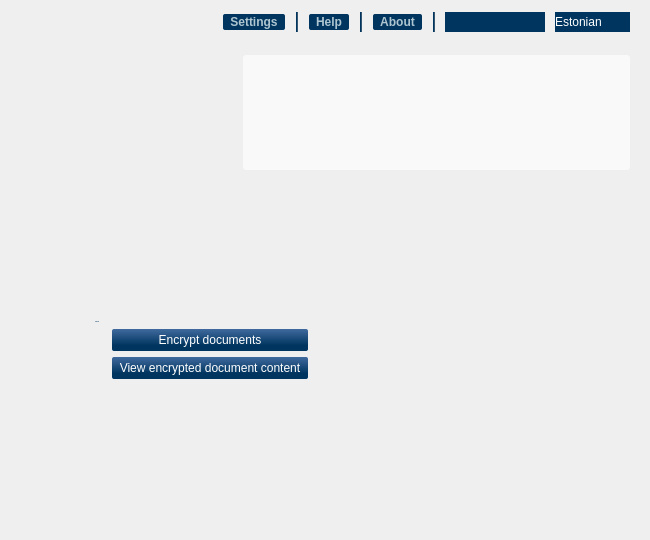
<?xml version="1.0" encoding="UTF-8"?>
<ui version="4.0">
 <class>MainWindow</class>
 <widget class="QWidget" name="MainWindow">
  <property name="geometry">
   <rect>
    <x>0</x>
    <y>0</y>
    <width>650</width>
    <height>540</height>
   </rect>
  </property>
  <property name="sizePolicy">
   <sizepolicy hsizetype="Fixed" vsizetype="Fixed">
    <horstretch>0</horstretch>
    <verstretch>0</verstretch>
   </sizepolicy>
  </property>
  <property name="minimumSize">
   <size>
    <width>650</width>
    <height>540</height>
   </size>
  </property>
  <property name="maximumSize">
   <size>
    <width>650</width>
    <height>540</height>
   </size>
  </property>
  <property name="acceptDrops">
   <bool>true</bool>
  </property>
  <property name="windowTitle">
   <string>DigiDoc3 Crypto</string>
  </property>
  <property name="styleSheet">
   <string notr="true">#background { background-image: url(&quot;:/images/background.png&quot;); }</string>
  </property>
  <layout class="QVBoxLayout" name="MainLayout">
   <property name="spacing">
    <number>0</number>
   </property>
   <property name="margin">
    <number>0</number>
   </property>
   <item>
    <widget class="QFrame" name="background">
     <property name="styleSheet">
      <string notr="true">* { color: #355670; font: 12px &quot;Arial, Liberation Sans&quot;; }

/* widgets */
QPushButton
{
background-color: qlineargradient(x1: 0, y1: 0, x2: 0, y2: 1, stop: 0 #406A9E, stop: 0.75 #00355F);
border: 0px;
border-radius: 2px;
color: white;
margin-left: 1px;
margin-right: 1px;
min-width: 75px;
padding: 1px 7px;
}

QDialogButtonBox QPushButton, #home QPushButton
{ padding: 4px 7px; }

QPushButton:hover, QPushButton:focus
{
background-color: qlineargradient(x1: 0, y1: 0, x2: 0, y2: 1, stop: 0 #F1C157, stop:0.28 #FADF91, stop:1 #EBA927);
color: #00355F;
}

QPushButton:disabled
{ background-color: qlineargradient(x1: 0, y1: 0, x2: 0, y2: 1, stop: 0 #A3AFC0, stop: 0.75 #80909D); }

/* header */
#headerLine, #headerLine2, #headerLine3
{ background-color: #00355F; }

#cards, #languages
{
background-color: #00355F;
border: 0px;
margin-right: 0px;
color: white;
}

#cards QListView, #languages QListView
{
background-color: white;
border: 0px;
color: #355670;
}

#cards::down-arrow, #languages::down-arrow
{ image: url(&quot;:/images/languages_button.png&quot;); }

#cards::drop-down, #languages::drop-down
{ border: 0px; }

#settings, #help, #about
{
background-color: #00355F;
color: #afc6d1;
font: bold;
min-width: 0px;
}

#infoFrame
{
background-color: rgba( 255, 255, 255, 153 );
border-radius: 3px;
color: #668696;
padding-left: 10px;
padding-right: 10px;
}

#infoFrame
{ font: bold; }

/* content */
#homeButtonLabel,
#viewContentLabel, #viewKeysLabel
{
color: #00355F;
font: bold;
}

#home, #intro, #view,
#viewContentView
{ background-color: transparent; }

#viewContentFrame
{
background-color: rgba( 255, 255, 255, 200 );
border: 1px solid gray;
color: #355670;
padding: 5px;
}

#viewKeysFrame
{
background-color: rgba( 255, 255, 255, 200 );
border: 1px solid gray;
padding: 5px;
}

#viewKeys, #viewKeysScroll
{
background-color: transparent;
color: #71889A;
}</string>
     </property>
     <layout class="QVBoxLayout" name="backgroundLayout">
      <property name="spacing">
       <number>0</number>
      </property>
      <property name="leftMargin">
       <number>20</number>
      </property>
      <property name="topMargin">
       <number>0</number>
      </property>
      <property name="rightMargin">
       <number>20</number>
      </property>
      <property name="bottomMargin">
       <number>20</number>
      </property>
      <item>
       <layout class="QHBoxLayout" name="headerLayout">
        <property name="spacing">
         <number>10</number>
        </property>
        <item>
         <spacer name="headerSpacer">
          <property name="orientation">
           <enum>Qt::Horizontal</enum>
          </property>
          <property name="sizeHint" stdset="0">
           <size>
            <width>0</width>
            <height>45</height>
           </size>
          </property>
         </spacer>
        </item>
        <item>
         <widget class="QPushButton" name="settings">
          <property name="text">
           <string>Settings</string>
          </property>
         </widget>
        </item>
        <item>
         <widget class="Line" name="headerLine">
          <property name="maximumSize">
           <size>
            <width>2</width>
            <height>20</height>
           </size>
          </property>
          <property name="frameShadow">
           <enum>QFrame::Plain</enum>
          </property>
          <property name="orientation">
           <enum>Qt::Vertical</enum>
          </property>
         </widget>
        </item>
        <item>
         <widget class="QPushButton" name="help">
          <property name="text">
           <string>Help</string>
          </property>
         </widget>
        </item>
        <item>
         <widget class="Line" name="headerLine2">
          <property name="maximumSize">
           <size>
            <width>2</width>
            <height>20</height>
           </size>
          </property>
          <property name="frameShadow">
           <enum>QFrame::Plain</enum>
          </property>
          <property name="orientation">
           <enum>Qt::Vertical</enum>
          </property>
         </widget>
        </item>
        <item>
         <widget class="QPushButton" name="about">
          <property name="text">
           <string>About</string>
          </property>
         </widget>
        </item>
        <item>
         <widget class="Line" name="headerLine3">
          <property name="maximumSize">
           <size>
            <width>2</width>
            <height>20</height>
           </size>
          </property>
          <property name="frameShadow">
           <enum>QFrame::Plain</enum>
          </property>
          <property name="orientation">
           <enum>Qt::Vertical</enum>
          </property>
         </widget>
        </item>
        <item>
         <widget class="ComboBox" name="cards">
          <property name="minimumSize">
           <size>
            <width>100</width>
            <height>20</height>
           </size>
          </property>
          <property name="accessibleName">
           <string>Cards</string>
          </property>
         </widget>
        </item>
        <item>
         <widget class="ComboBox" name="languages">
          <property name="minimumSize">
           <size>
            <width>75</width>
            <height>20</height>
           </size>
          </property>
          <property name="accessibleName">
           <string>Languages</string>
          </property>
          <item>
           <property name="text">
            <string notr="true">Estonian</string>
           </property>
          </item>
          <item>
           <property name="text">
            <string notr="true">English</string>
           </property>
          </item>
          <item>
           <property name="text">
            <string notr="true">Russian</string>
           </property>
          </item>
         </widget>
        </item>
       </layout>
      </item>
      <item>
       <layout class="QHBoxLayout" name="infoLayout">
        <property name="topMargin">
         <number>10</number>
        </property>
        <property name="bottomMargin">
         <number>10</number>
        </property>
        <item>
         <spacer name="infoSpacer">
          <property name="orientation">
           <enum>Qt::Horizontal</enum>
          </property>
          <property name="sizeHint" stdset="0">
           <size>
            <width>0</width>
            <height>0</height>
           </size>
          </property>
         </spacer>
        </item>
        <item>
         <widget class="QLabel" name="infoFrame">
          <property name="sizePolicy">
           <sizepolicy hsizetype="Expanding" vsizetype="Preferred">
            <horstretch>0</horstretch>
            <verstretch>0</verstretch>
           </sizepolicy>
          </property>
          <property name="minimumSize">
           <size>
            <width>387</width>
            <height>115</height>
           </size>
          </property>
          <property name="font">
           <font>
            <family>Arial, Liberation Sans</family>
            <pointsize>-1</pointsize>
            <weight>75</weight>
            <italic>false</italic>
            <bold>true</bold>
           </font>
          </property>
          <property name="accessibleName">
           <string>Card info</string>
          </property>
          <property name="textInteractionFlags">
           <set>Qt::LinksAccessibleByKeyboard|Qt::LinksAccessibleByMouse</set>
          </property>
         </widget>
        </item>
       </layout>
      </item>
      <item>
       <widget class="QStackedWidget" name="stack">
        <property name="currentIndex">
         <number>0</number>
        </property>
        <widget class="QWidget" name="home">
         <layout class="QVBoxLayout" name="homeLayout">
          <property name="leftMargin">
           <number>75</number>
          </property>
          <property name="topMargin">
           <number>0</number>
          </property>
          <property name="rightMargin">
           <number>75</number>
          </property>
          <property name="bottomMargin">
           <number>0</number>
          </property>
          <item>
           <spacer name="homeTopSpacer">
            <property name="orientation">
             <enum>Qt::Vertical</enum>
            </property>
            <property name="sizeHint" stdset="0">
             <size>
              <width>0</width>
              <height>0</height>
             </size>
            </property>
           </spacer>
          </item>
          <item>
           <layout class="QGridLayout" name="homeButtonLayout">
            <item row="0" column="0" colspan="2">
             <widget class="QLabel" name="homeButtonLabel">
              <property name="font">
               <font>
                <family>Arial, Liberation Sans</family>
                <pointsize>-1</pointsize>
                <weight>75</weight>
                <italic>false</italic>
                <bold>true</bold>
               </font>
              </property>
              <property name="text">
               <string>I want to:</string>
              </property>
             </widget>
            </item>
            <item row="0" column="2">
             <spacer name="homeButtonSpacer">
              <property name="orientation">
               <enum>Qt::Horizontal</enum>
              </property>
              <property name="sizeHint" stdset="0">
               <size>
                <width>0</width>
                <height>0</height>
               </size>
              </property>
             </spacer>
            </item>
            <item row="1" column="1">
             <widget class="QPushButton" name="homeCreate">
              <property name="text">
               <string>Encrypt documents</string>
              </property>
             </widget>
            </item>
            <item row="2" column="1">
             <widget class="QPushButton" name="homeView">
              <property name="text">
               <string>View encrypted document content</string>
              </property>
             </widget>
            </item>
            <item row="1" column="0">
             <spacer name="horizontalSpacer">
              <property name="orientation">
               <enum>Qt::Horizontal</enum>
              </property>
              <property name="sizeType">
               <enum>QSizePolicy::Minimum</enum>
              </property>
              <property name="sizeHint" stdset="0">
               <size>
                <width>10</width>
                <height>20</height>
               </size>
              </property>
             </spacer>
            </item>
           </layout>
          </item>
          <item>
           <spacer name="homeBottomSpacer">
            <property name="orientation">
             <enum>Qt::Vertical</enum>
            </property>
            <property name="sizeHint" stdset="0">
             <size>
              <width>0</width>
              <height>0</height>
             </size>
            </property>
           </spacer>
          </item>
         </layout>
        </widget>
        <widget class="QWidget" name="intro">
         <layout class="QVBoxLayout" name="introLayout">
          <property name="margin">
           <number>0</number>
          </property>
          <item>
           <widget class="QLabel" name="introContent">
            <property name="accessibleName">
             <string>File encryption

The purpose of file encryption is to make the data stored in the file unreadable for any unauthorised users.

Encryption with ID-card is not ment for long and secure data storage, it is only ment for secure transfering of data over unsecure media.

For encryption AS Sertifitseerimiskeskus' LDAP service is used, to search for reciever(s) certificates. Documents are encrypted with public key that is found the certificate.

Warning

Encryption is one-way only. Private key needed for decryption is stored only on reciever's ID-card. Decryption of files is impossible if ID-card is lost or damaged, sertificates are expired or renewed.</string>
            </property>
            <property name="text">
             <string>&lt;b&gt;File encryption&lt;/b&gt;&lt;br /&gt;&lt;br /&gt;
The purpose of file encryption is to make the data stored in the file unreadable for any unauthorised users.&lt;br /&gt;&lt;br /&gt;
Encryption with ID-card is not ment for long and secure data storage, it is only ment for secure transfering of data over unsecure media.&lt;br /&gt;&lt;br /&gt;
For encryption AS Sertifitseerimiskeskus' LDAP service is used, to search for reciever(s) certificates. Documents are encrypted with public key that is found the certificate.&lt;br /&gt;&lt;br /&gt;
&lt;b&gt;&lt;font color=&quot;red&quot;&gt;Warning&lt;/font&gt;&lt;br /&gt;&lt;br /&gt;
Encryption is one-way only. Private key needed for decryption is stored only on reciever's ID-card. Decryption of files is impossible if ID-card is lost or damaged, sertificates are expired or renewed.&lt;/b&gt;</string>
            </property>
            <property name="wordWrap">
             <bool>true</bool>
            </property>
           </widget>
          </item>
          <item>
           <spacer name="introSpacer">
            <property name="orientation">
             <enum>Qt::Vertical</enum>
            </property>
            <property name="sizeHint" stdset="0">
             <size>
              <width>0</width>
              <height>0</height>
             </size>
            </property>
           </spacer>
          </item>
          <item>
           <widget class="QCheckBox" name="introCheck">
            <property name="text">
             <string>Yes, I will use ID-card certificate only for secure transfer</string>
            </property>
           </widget>
          </item>
          <item>
           <widget class="QDialogButtonBox" name="introButtons">
            <property name="standardButtons">
             <set>QDialogButtonBox::Cancel</set>
            </property>
           </widget>
          </item>
         </layout>
        </widget>
        <widget class="QWidget" name="view">
         <layout class="QGridLayout" name="viewLayout">
          <property name="horizontalSpacing">
           <number>10</number>
          </property>
          <property name="verticalSpacing">
           <number>4</number>
          </property>
          <property name="margin">
           <number>0</number>
          </property>
          <item row="1" column="0">
           <widget class="QLabel" name="viewContentLabel">
            <property name="font">
             <font>
              <family>Arial, Liberation Sans</family>
              <pointsize>-1</pointsize>
              <weight>75</weight>
              <italic>false</italic>
              <bold>true</bold>
             </font>
            </property>
            <property name="text">
             <string>Container content:</string>
            </property>
           </widget>
          </item>
          <item row="1" column="1">
           <widget class="QLabel" name="viewKeysLabel">
            <property name="font">
             <font>
              <family>Arial, Liberation Sans</family>
              <pointsize>-1</pointsize>
              <weight>75</weight>
              <italic>false</italic>
              <bold>true</bold>
             </font>
            </property>
            <property name="text">
             <string>Keys</string>
            </property>
           </widget>
          </item>
          <item row="0" column="0" colspan="2">
           <layout class="QHBoxLayout" name="viewFileNameLayout">
            <item>
             <widget class="QLabel" name="viewFileNameLabel">
              <property name="text">
               <string>Container:</string>
              </property>
             </widget>
            </item>
            <item>
             <widget class="QLabel" name="viewFileName">
              <property name="sizePolicy">
               <sizepolicy hsizetype="Preferred" vsizetype="Preferred">
                <horstretch>1</horstretch>
                <verstretch>0</verstretch>
               </sizepolicy>
              </property>
              <property name="textInteractionFlags">
               <set>Qt::TextSelectableByMouse</set>
              </property>
             </widget>
            </item>
            <item>
             <widget class="QLabel" name="viewFileNameSave">
              <property name="accessibleName">
               <string>Save</string>
              </property>
              <property name="text">
               <string>&lt;a href=&quot;save&quot;&gt;Save&lt;/a&gt;</string>
              </property>
              <property name="textInteractionFlags">
               <set>Qt::LinksAccessibleByKeyboard|Qt::LinksAccessibleByMouse</set>
              </property>
             </widget>
            </item>
           </layout>
          </item>
          <item row="5" column="0" colspan="2">
           <widget class="QDialogButtonBox" name="viewButtons">
            <property name="standardButtons">
             <set>QDialogButtonBox::Close</set>
            </property>
           </widget>
          </item>
          <item row="3" column="0">
           <widget class="QLabel" name="viewEmail">
            <property name="accessibleName">
             <string>Send container to email</string>
            </property>
            <property name="text">
             <string>&lt;a href=&quot;email&quot;&gt;Send container to email&lt;/a&gt;</string>
            </property>
            <property name="textInteractionFlags">
             <set>Qt::LinksAccessibleByKeyboard|Qt::LinksAccessibleByMouse</set>
            </property>
           </widget>
          </item>
          <item row="2" column="0">
           <widget class="QFrame" name="viewContentFrame">
            <property name="frameShape">
             <enum>QFrame::StyledPanel</enum>
            </property>
            <property name="frameShadow">
             <enum>QFrame::Raised</enum>
            </property>
            <layout class="QVBoxLayout" name="verticalLayout">
             <property name="margin">
              <number>0</number>
             </property>
             <item>
              <widget class="TreeWidget" name="viewContentView">
               <property name="accessibleName">
                <string>Container content</string>
               </property>
               <property name="frameShape">
                <enum>QFrame::NoFrame</enum>
               </property>
               <property name="horizontalScrollBarPolicy">
                <enum>Qt::ScrollBarAlwaysOff</enum>
               </property>
               <property name="tabKeyNavigation">
                <bool>true</bool>
               </property>
               <property name="dragEnabled">
                <bool>true</bool>
               </property>
               <property name="alternatingRowColors">
                <bool>true</bool>
               </property>
               <property name="textElideMode">
                <enum>Qt::ElideMiddle</enum>
               </property>
               <property name="rootIsDecorated">
                <bool>false</bool>
               </property>
               <property name="headerHidden">
                <bool>true</bool>
               </property>
              </widget>
             </item>
             <item>
              <widget class="QLabel" name="viewContentLinks">
               <property name="text">
                <string>&lt;a href=&quot;addFile&quot;&gt;Add file&lt;/a&gt; &lt;a href=&quot;saveAll&quot;&gt;Save files to disk&lt;/a&gt;</string>
               </property>
               <property name="alignment">
                <set>Qt::AlignRight|Qt::AlignTrailing|Qt::AlignVCenter</set>
               </property>
               <property name="textInteractionFlags">
                <set>Qt::LinksAccessibleByKeyboard|Qt::LinksAccessibleByMouse</set>
               </property>
              </widget>
             </item>
            </layout>
           </widget>
          </item>
          <item row="2" column="1">
           <widget class="QFrame" name="viewKeysFrame">
            <property name="frameShape">
             <enum>QFrame::StyledPanel</enum>
            </property>
            <property name="frameShadow">
             <enum>QFrame::Raised</enum>
            </property>
            <layout class="QVBoxLayout" name="verticalLayout_2">
             <property name="margin">
              <number>0</number>
             </property>
             <item>
              <widget class="QScrollArea" name="viewKeysScroll">
               <property name="frameShape">
                <enum>QFrame::NoFrame</enum>
               </property>
               <property name="horizontalScrollBarPolicy">
                <enum>Qt::ScrollBarAlwaysOff</enum>
               </property>
               <property name="widgetResizable">
                <bool>true</bool>
               </property>
               <widget class="QWidget" name="viewKeys">
                <property name="geometry">
                 <rect>
                  <x>0</x>
                  <y>0</y>
                  <width>100</width>
                  <height>30</height>
                 </rect>
                </property>
                <layout class="QVBoxLayout" name="viewKeysLayout">
                 <property name="margin">
                  <number>0</number>
                 </property>
                 <item>
                  <spacer name="viewKeysSpacer">
                   <property name="orientation">
                    <enum>Qt::Vertical</enum>
                   </property>
                   <property name="sizeHint" stdset="0">
                    <size>
                     <width>0</width>
                     <height>0</height>
                    </size>
                   </property>
                  </spacer>
                 </item>
                </layout>
               </widget>
              </widget>
             </item>
             <item>
              <widget class="QLabel" name="viewKeysLinks">
               <property name="accessibleName">
                <string>Add recipient</string>
               </property>
               <property name="text">
                <string>&lt;a href=&quot;addRecipient&quot;&gt;Add recipient&lt;/a&gt;</string>
               </property>
               <property name="alignment">
                <set>Qt::AlignRight|Qt::AlignTrailing|Qt::AlignVCenter</set>
               </property>
               <property name="textInteractionFlags">
                <set>Qt::LinksAccessibleByKeyboard|Qt::LinksAccessibleByMouse</set>
               </property>
              </widget>
             </item>
            </layout>
           </widget>
          </item>
          <item row="4" column="0">
           <widget class="QLabel" name="viewBrowse">
            <property name="accessibleName">
             <string>Browse container location</string>
            </property>
            <property name="text">
             <string>&lt;a href=&quot;browse&quot;&gt;Browse container location&lt;/a&gt;</string>
            </property>
            <property name="textInteractionFlags">
             <set>Qt::LinksAccessibleByKeyboard|Qt::LinksAccessibleByMouse</set>
            </property>
           </widget>
          </item>
         </layout>
        </widget>
       </widget>
      </item>
     </layout>
    </widget>
   </item>
  </layout>
 </widget>
 <customwidgets>
  <customwidget>
   <class>TreeWidget</class>
   <extends>QTreeView</extends>
   <header>TreeWidget.h</header>
  </customwidget>
  <customwidget>
   <class>ComboBox</class>
   <extends>QComboBox</extends>
   <header location="global">common/ComboBox.h</header>
  </customwidget>
 </customwidgets>
 <resources>
  <include location="../images/images.qrc"/>
 </resources>
 <connections>
  <connection>
   <sender>viewEmail</sender>
   <signal>linkActivated(QString)</signal>
   <receiver>MainWindow</receiver>
   <slot>parseLink(QString)</slot>
   <hints>
    <hint type="sourcelabel">
     <x>69</x>
     <y>196</y>
    </hint>
    <hint type="destinationlabel">
     <x>324</x>
     <y>269</y>
    </hint>
   </hints>
  </connection>
  <connection>
   <sender>viewContentLinks</sender>
   <signal>linkActivated(QString)</signal>
   <receiver>MainWindow</receiver>
   <slot>parseLink(QString)</slot>
   <hints>
    <hint type="sourcelabel">
     <x>69</x>
     <y>196</y>
    </hint>
    <hint type="destinationlabel">
     <x>324</x>
     <y>269</y>
    </hint>
   </hints>
  </connection>
  <connection>
   <sender>viewKeysLinks</sender>
   <signal>linkActivated(QString)</signal>
   <receiver>MainWindow</receiver>
   <slot>parseLink(QString)</slot>
   <hints>
    <hint type="sourcelabel">
     <x>69</x>
     <y>196</y>
    </hint>
    <hint type="destinationlabel">
     <x>324</x>
     <y>269</y>
    </hint>
   </hints>
  </connection>
  <connection>
   <sender>infoFrame</sender>
   <signal>linkActivated(QString)</signal>
   <receiver>MainWindow</receiver>
   <slot>parseLink(QString)</slot>
   <hints>
    <hint type="sourcelabel">
     <x>435</x>
     <y>114</y>
    </hint>
    <hint type="destinationlabel">
     <x>324</x>
     <y>269</y>
    </hint>
   </hints>
  </connection>
  <connection>
   <sender>viewFileNameSave</sender>
   <signal>linkActivated(QString)</signal>
   <receiver>MainWindow</receiver>
   <slot>parseLink(QString)</slot>
   <hints>
    <hint type="sourcelabel">
     <x>69</x>
     <y>206</y>
    </hint>
    <hint type="destinationlabel">
     <x>324</x>
     <y>275</y>
    </hint>
   </hints>
  </connection>
  <connection>
   <sender>viewBrowse</sender>
   <signal>linkActivated(QString)</signal>
   <receiver>MainWindow</receiver>
   <slot>parseLink(QString)</slot>
   <hints>
    <hint type="sourcelabel">
     <x>169</x>
     <y>485</y>
    </hint>
    <hint type="destinationlabel">
     <x>324</x>
     <y>269</y>
    </hint>
   </hints>
  </connection>
 </connections>
 <slots>
  <slot>parseLink(QString)</slot>
 </slots>
</ui>
